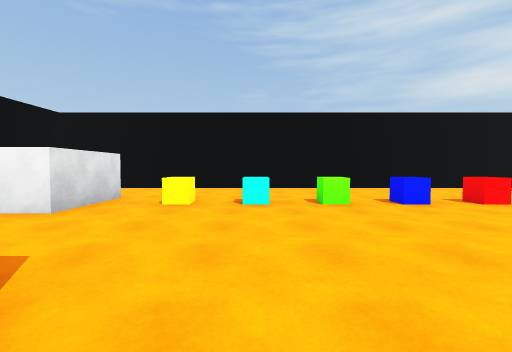
[1] (above)

15 first-person views from a walk through a scene from a Unity 3-D project. The camera is 1.4 m above the floor, tilts 2° down and sees 90° across. The floor is counted in squares, 2 m on a side. Each view is taken from the middle of a square. On the plan, view 1 faces up. The plan holds only what a view shows up to about 9 squares ahead; the rest is blank. The player character is not drawn.

[2]
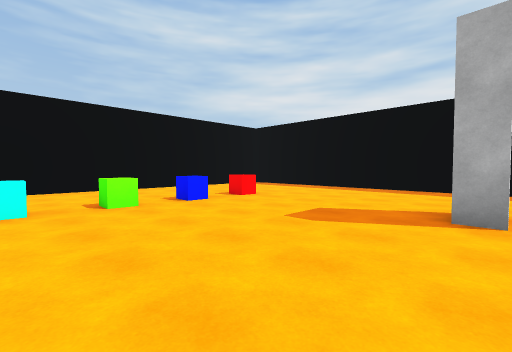

[3]
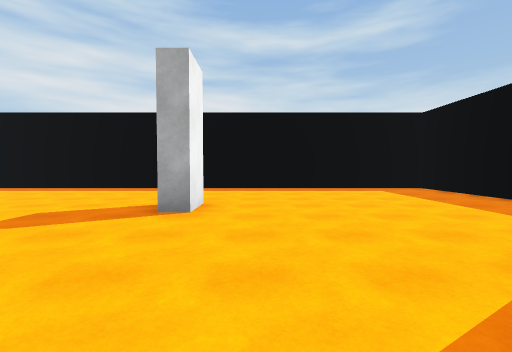

[4]
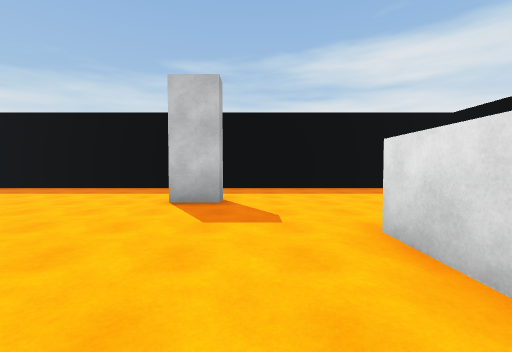

[5]
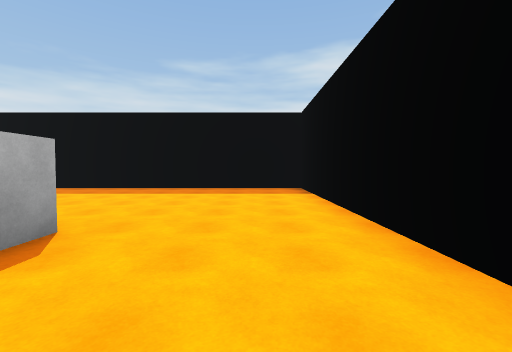

[6]
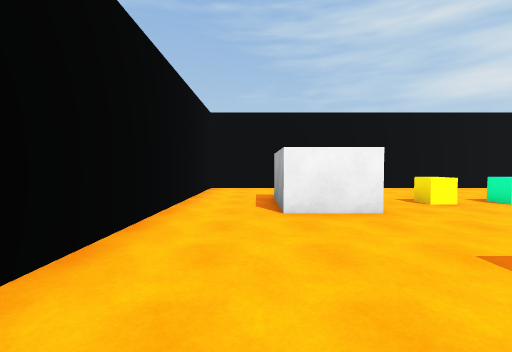

[7]
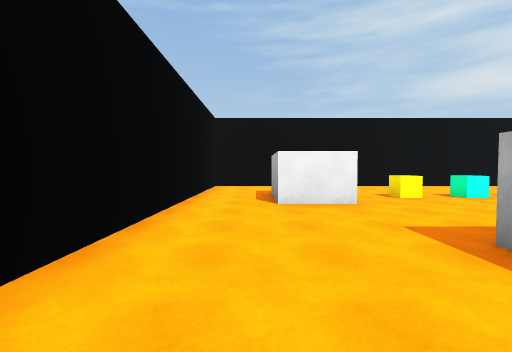

[8]
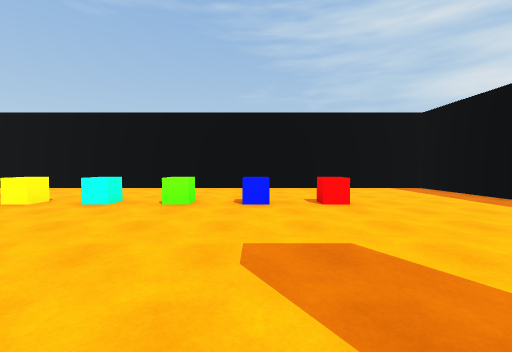

[9]
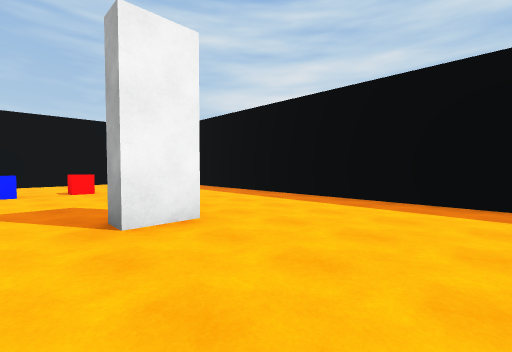

[10]
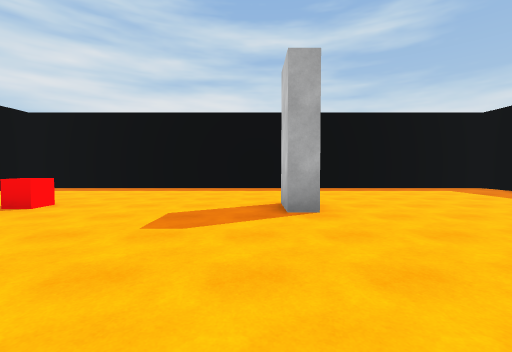

[11]
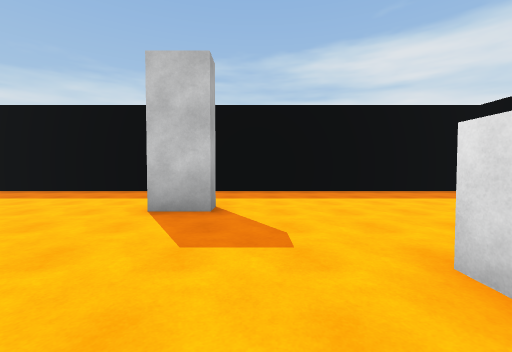

[12]
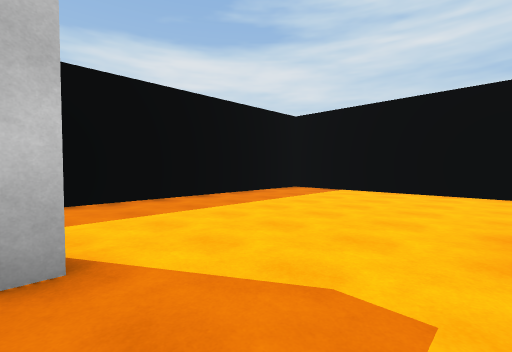

[13]
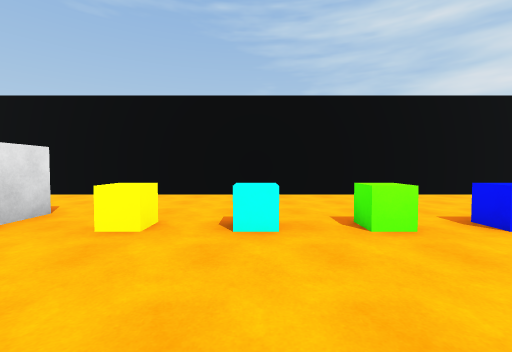

[14]
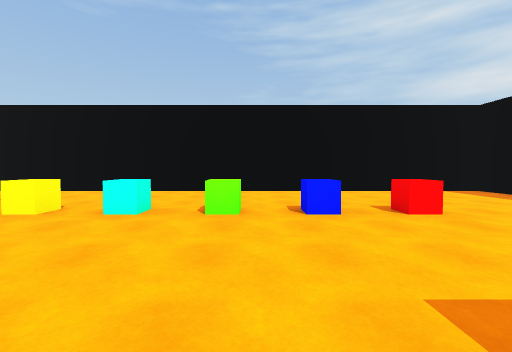

[15]
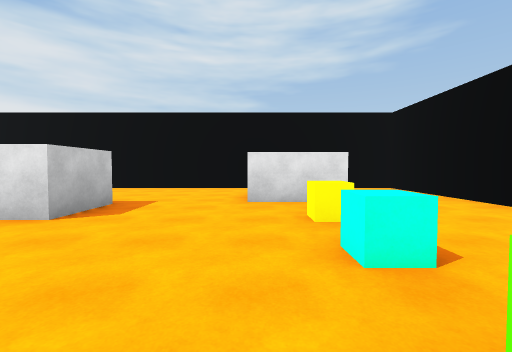

### Floor plan
Points are (right, up) in squares from view 1. A wall is a line through its corners. A room is listed if a view was taken in it or the views show most of it. See-through windows are left out.
Room 1 (views 1, 2, 3, 4, 5, 6, 7, 8, 9, 10, 11, 12, 13, 14, 15)
walls: (5, 0) (3.9, 0) (3.9, 0.5) (4.8, 0.5); (-2.9, -0.8) (-2.9, 1.3) (-1.4, 1.3) (-1.4, -0.8); (0.7, -3.5) (0.7, -3) (1.8, -3); (-3.1, 5.9) (-3.1, 3.8) (-4.6, 3.8) (-4.6, 5.6); (-6.5, -6.5) (8.5, -6.5) (8.5, 8.5) (-6.5, 8.5) (-6.5, -6.5)
objects: cube (-2, 5); cube (0, 5); green cube (1, 5); blue cube (3, 5); red cube (4, 5)

Where each view was taken, in squares from view 1:
view 1: 0 up, 0 right, facing up
view 2: 0 up, 0 right, facing up-right
view 3: 1 down, 0 right, facing right
view 4: 2 up, 0 right, facing down
view 5: 2 up, 5 left, facing down
view 6: 0 up, 5 left, facing up
view 7: 1 down, 5 left, facing up
view 8: 0 up, 3 right, facing up
view 9: 3 down, 3 right, facing up-right
view 10: 1 up, 0 right, facing right
view 11: 1 up, 0 right, facing down
view 12: 1 down, 1 right, facing down-left
view 13: 2 up, 0 right, facing up
view 14: 1 up, 2 right, facing up
view 15: 4 up, 2 right, facing left
